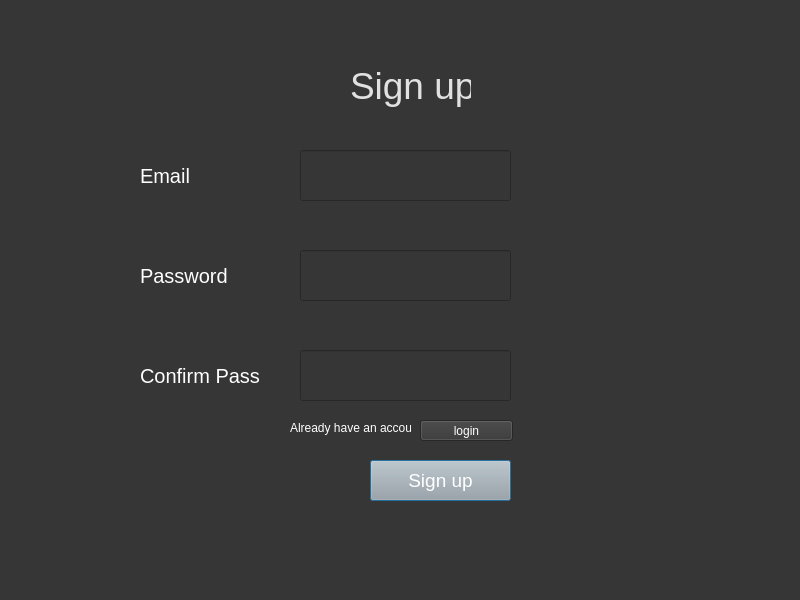
<?xml version="1.0" encoding="UTF-8"?>
<ui version="4.0">
 <class>SignUpPage</class>
 <widget class="QDialog" name="SignUpPage">
  <property name="geometry">
   <rect>
    <x>0</x>
    <y>0</y>
    <width>800</width>
    <height>600</height>
   </rect>
  </property>
  <property name="windowTitle">
   <string>Ratz - Create an account</string>
  </property>
  <property name="styleSheet">
   <string notr="true">background-color: rgb(54, 54, 54);</string>
  </property>
  <widget class="QLabel" name="label">
   <property name="geometry">
    <rect>
     <x>350</x>
     <y>50</y>
     <width>121</width>
     <height>71</height>
    </rect>
   </property>
   <property name="styleSheet">
    <string notr="true">color:rgb(225, 225, 225); font-size:28pt;</string>
   </property>
   <property name="text">
    <string>Sign up</string>
   </property>
  </widget>
  <widget class="QLabel" name="label_2">
   <property name="geometry">
    <rect>
     <x>140</x>
     <y>160</y>
     <width>101</width>
     <height>31</height>
    </rect>
   </property>
   <property name="styleSheet">
    <string notr="true">font-size:15pt; color:white</string>
   </property>
   <property name="text">
    <string>Email</string>
   </property>
  </widget>
  <widget class="QLineEdit" name="email">
   <property name="geometry">
    <rect>
     <x>300</x>
     <y>150</y>
     <width>211</width>
     <height>51</height>
    </rect>
   </property>
   <property name="styleSheet">
    <string notr="true">font-size:14pt; color:rgb(243, 243, 243)</string>
   </property>
  </widget>
  <widget class="QLineEdit" name="password">
   <property name="geometry">
    <rect>
     <x>300</x>
     <y>250</y>
     <width>211</width>
     <height>51</height>
    </rect>
   </property>
   <property name="styleSheet">
    <string notr="true">font-size:14pt; color:rgb(243, 243, 243)</string>
   </property>
   <property name="text">
    <string/>
   </property>
  </widget>
  <widget class="QLabel" name="label_3">
   <property name="geometry">
    <rect>
     <x>140</x>
     <y>260</y>
     <width>111</width>
     <height>31</height>
    </rect>
   </property>
   <property name="styleSheet">
    <string notr="true">font-size:15pt; color:white</string>
   </property>
   <property name="text">
    <string>Password</string>
   </property>
  </widget>
  <widget class="QPushButton" name="signup_btn">
   <property name="geometry">
    <rect>
     <x>370</x>
     <y>460</y>
     <width>141</width>
     <height>41</height>
    </rect>
   </property>
   <property name="styleSheet">
    <string notr="true">background-color: rgb(167, 168, 167); font-size:14pt; color:rgb(255, 255, 255)</string>
   </property>
   <property name="text">
    <string>Sign up</string>
   </property>
  </widget>
  <widget class="QLineEdit" name="confirmpass">
   <property name="geometry">
    <rect>
     <x>300</x>
     <y>350</y>
     <width>211</width>
     <height>51</height>
    </rect>
   </property>
   <property name="styleSheet">
    <string notr="true">font-size:14pt; color:rgb(243, 243, 243)</string>
   </property>
   <property name="text">
    <string/>
   </property>
  </widget>
  <widget class="QLabel" name="label_4">
   <property name="geometry">
    <rect>
     <x>140</x>
     <y>360</y>
     <width>151</width>
     <height>31</height>
    </rect>
   </property>
   <property name="styleSheet">
    <string notr="true">font-size:15pt; color:white</string>
   </property>
   <property name="text">
    <string>Confirm Pass</string>
   </property>
  </widget>
  <widget class="QLabel" name="label_5">
   <property name="geometry">
    <rect>
     <x>290</x>
     <y>420</y>
     <width>121</width>
     <height>16</height>
    </rect>
   </property>
   <property name="styleSheet">
    <string notr="true">color:rgb(255, 255, 255)</string>
   </property>
   <property name="text">
    <string>Already have an account?</string>
   </property>
  </widget>
  <widget class="QPushButton" name="redirect_to_login">
   <property name="geometry">
    <rect>
     <x>420</x>
     <y>420</y>
     <width>93</width>
     <height>21</height>
    </rect>
   </property>
   <property name="styleSheet">
    <string notr="true">color:rgb(255, 255, 255)</string>
   </property>
   <property name="text">
    <string>login</string>
   </property>
  </widget>
 </widget>
 <resources/>
 <connections/>
</ui>
